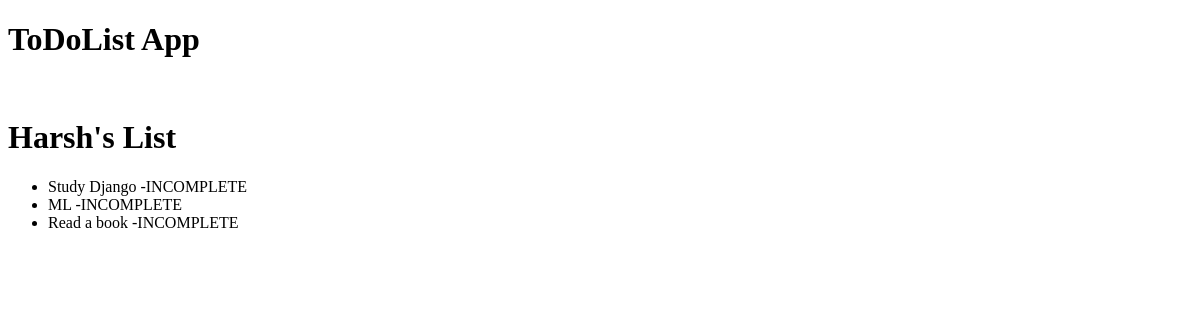
Before: /1/ with the older database file.
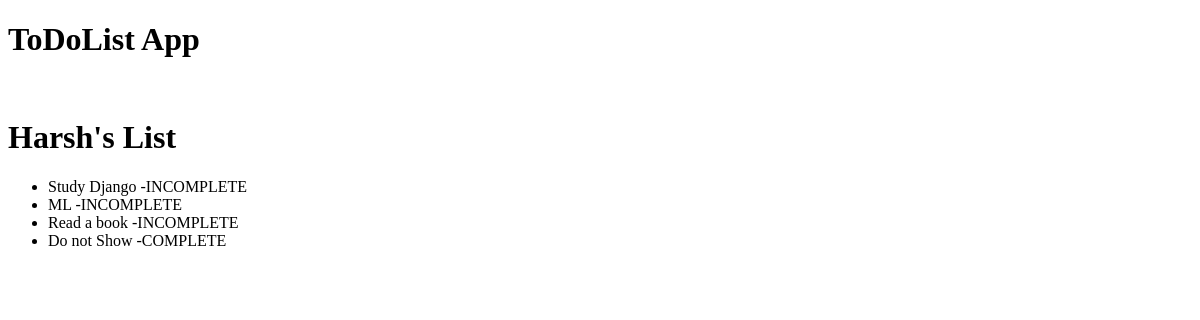
After: the same page with the newer database file.
### todolistapp/models.py (models this page shows, shortened)
class TodoList(models.Model):
    name=models.CharField(max_length=100)
    def __str__(self):
        return self.name

class Item(models.Model):
    name=models.CharField(max_length=100)
    todolist=models.ForeignKey(TodoList,on_delete=models.CASCADE)
    completed=models.BooleanField(default=False)

### todolistapp/views.py (the view)
# urls.py: path("<int:id>/", views.index, name='index'),
def index(request,id):
    t=TodoList.objects.get(id=id)
    return render(request, "todolistapp/base.html", {"List": t})

### todolistapp/templates/todolistapp/base.html (shortened to what this page needs)
<!DOCTYPE html>
<html lang="en">
<head>
</head>
<body>
{% block headingblock %}
<h1>ToDoList App</h1><br>
{% endblock %}
{% block contentblock %}
    <h1>{{List}}</h1>
    <ul>
        {% for item in List.item_set.all %}
            {% if not item.completed %}
                <li>{{item.name}} -INCOMPLETE</li>
            {% else %}
                <li>{{item.name}} -COMPLETE</li>
            {% endif %}
        {% endfor %}
    </ul>
{% endblock %}
</body>
</html>

Changed rows visible on the page:
added Item: name "Do not Show"
